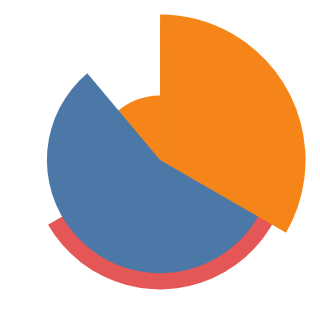

Here is the Vega-Lite specification saved for this chart:
### Vega-Lite specification from a JSON file in a GitHub repository (floating-point values rounded to 4 significant figures)
{"$schema": "https://vega.github.io/schema/vega-lite/v6.json", "padding": 5, "autosize": "none", "data": {"name": "table", "values": [{"c": "A", "g": "p", "x": 1, "y": 2, "v": 5, "t": "2024-01-15", "o": {"v": 3}, "IMDB Rating": 6.1, "d": "x1"}, {"c": "B", "g": "q", "x": 2, "y": 4, "v": 9, "t": "2024-02-20", "o": {"v": 7}, "IMDB Rating": 7.4, "d": "x2"}, {"c": "A", "g": "q", "x": 3, "y": 3, "v": 2, "t": "2024-03-05", "o": {"v": 1}, "IMDB Rating": 5.2, "d": "x1"}, {"c": "C", "g": "p", "x": 4, "y": 6, "v": 7, "t": "2024-05-30", "o": {"v": 4}, "IMDB Rating": 8.8, "d": "x3"}, {"c": "B", "g": "p", "x": 5, "y": 5, "v": 4, "t": "2024-07-11", "o": {"v": 9}, "IMDB Rating": 6.9, "d": "x2"}, {"c": "C", "g": "q", "x": 6, "y": 8, "v": 6, "t": "2024-09-02", "o": {"v": 2}, "IMDB Rating": 7.7, "d": "x3"}, {"c": "A", "g": "p", "x": 7, "y": 7, "v": 8, "t": "2024-11-25", "o": {"v": 5}, "IMDB Rating": 4.4, "d": "x1"}, {"c": "B", "g": "q", "x": 8, "y": 9, "v": 3, "t": "2024-12-31", "o": {"v": 8}, "IMDB Rating": 9.1, "d": "x2"}]}, "width": 100, "height": 100, "mark": {"type": "arc", "radius2Offset": 6}, "encoding": {"theta": {"field": "v", "type": "quantitative", "stack": true}, "radius": {"field": "y", "type": "quantitative", "stack": true}, "color": {"field": "c", "type": "nominal"}}}
